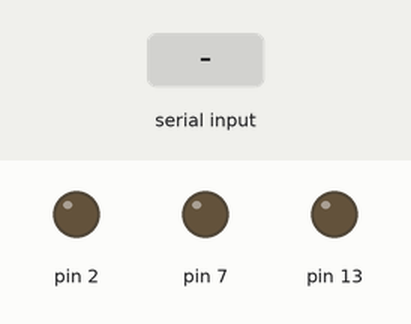
This sketch was run on a simulated Arduino Uno, built with avr-gcc and run on an emulated ATmega328P. On the bench: output pins drawn as LEDs (lit = HIGH). The inputs (shaded band) are chosen by the test bench.

Above: at 1.2 s.
1.3 s: "a" received over Serial
At 2.3 s:
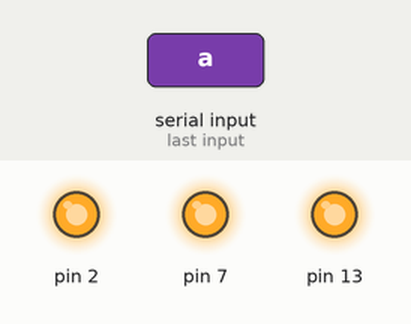
Timing chart, 0 to 4.8 s (numbered marks = the images above; inputs shaded):
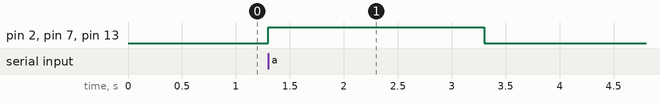

The sketch:

sketch_oct18a.ino
```cpp
// this [rogram is to switch on led with single button a and turn them off after 2 sec


void setup() {
  // put your setup code here, to run once:
pinMode(13,1);
pinMode(7,1);
pinMode(2,1);
Serial.begin(9600);

}

void loop() {
  // put your main code here, to run repeatedly:
int x=Serial.read();
if(x=='a')
{
  digitalWrite(13,1);
  digitalWrite(7,1);
  digitalWrite(2,1);
  delay(2000);
  digitalWrite(13,0);
  digitalWrite(7,0);
  digitalWrite(2,0);
}

}
```

Measured:
- after the input at 1.3 s, pin 2, pin 7, pin 13: LOW → HIGH at once, → LOW 2.0 s later
